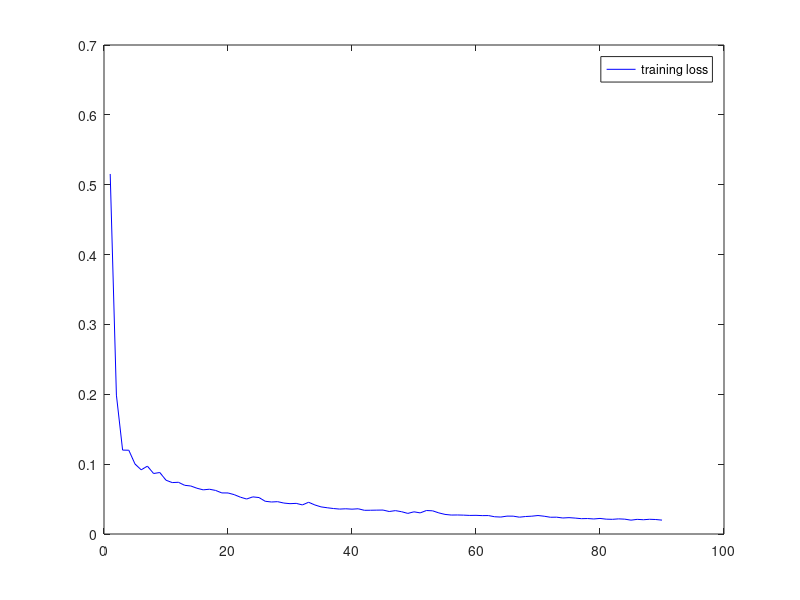
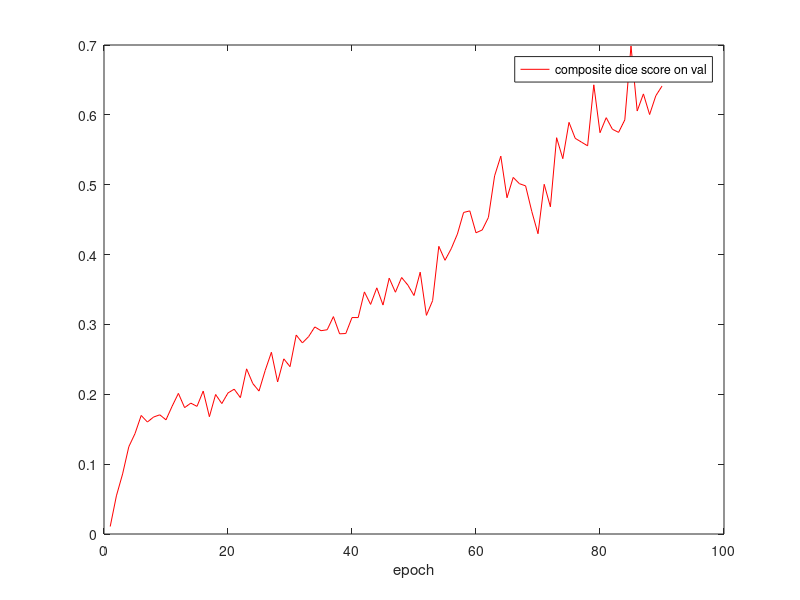

Recreate these plots in MATLAB, in order.
epoch = 1:90;
train_loss = [0.51539, 0.19882, 0.12011, 0.11993, 0.10020, 0.09187, 0.09715, 0.08659, 0.08803, 0.07701, ...
        0.07360, 0.07404, 0.06974, 0.06872, 0.06549, 0.06321, 0.06410, 0.06238, 0.05882, 0.05875, 0.05635, ...
        0.05271, 0.05009, 0.05315, 0.05218, 0.04687, 0.04582, 0.04629, 0.04431, 0.04342, 0.04385, ...
        0.04164, 0.04544, 0.04161, 0.03883, 0.03757, 0.03648, 0.03568, 0.03610, 0.03556, 0.03612, 0.03392, ...
        0.03401, 0.03417, 0.03429, 0.03219, 0.03347, 0.03190, 0.02949, 0.03177, 0.03023, 0.03362, 0.03320, ...
        0.03022, 0.02806, 0.02713, 0.02724, 0.02701, 0.02660, 0.02673, 0.02632, 0.02640, 0.02470, 0.02426, ...
        0.02561, 0.02555, 0.02409, 0.02504, 0.02552, 0.02646, 0.02545, 0.02398, 0.02409, 0.02293, 0.02343, ...
        0.02279, 0.02194, 0.02214, 0.02153, 0.02230, 0.02125, 0.02101, 0.02167, 0.02125, 0.01982, 0.02097, ...
        0.02043, 0.02108, 0.02073, 0.01987];
val_score = [0.01074,0.05463,0.08598,0.12492,0.14373,0.16971,0.16029,0.16746,0.17061,0.16344,0.18312,0.2013,0.1809, ...
        0.18735,0.1827,0.20463,0.16791,0.19971,0.18672,0.20193,0.2073,0.19521,0.23643,0.21537,0.20463,0.23418, ...
        0.26016,0.21762,0.25074,0.23955,0.28479,0.27357,0.28254,0.29643,0.29103,0.29238,0.31119,0.28656,0.28701, ...
        0.30984,0.30984,0.34656,0.32865,0.35238,0.32775,0.36627,0.34611,0.36717,0.35643,0.34137,0.37479,0.31299, ...
        0.33402,0.41178,0.3918,0.40836,0.42939,0.46029,0.46254,0.43119,0.43521,0.45312,0.5127,0.5409,0.48135,...
        0.51045,0.50148,0.49836,0.46164,0.42984,0.50061,0.46836,0.5673,0.5373,0.58926,0.56643,0.56103,0.55566,...
        0.64299,0.57447,0.59598,0.57939,0.57492,0.59283,0.69852,0.60552,0.63000,0.60045,0.6273,0.64119];
figure(1)
plot(epoch, train_loss, 'b');
legend('training loss');
figure(2)
plot(epoch, val_score, 'r')
legend('composite dice score on val');
xlabel('epoch');
xlabel('epoch');